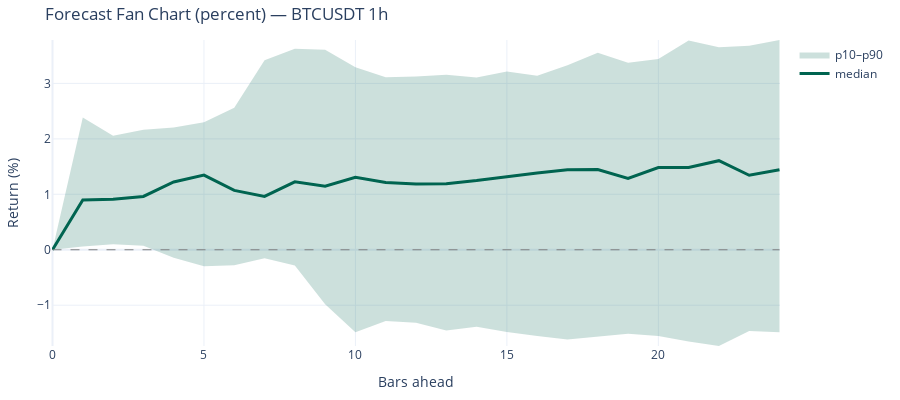

Write notebook code for a chart like this one.
### Markdown cell above
## 2) Analog Search + Percentile Forecast (Fan Chart)

- Top matches table (similarity/corr/rmse)
- Fan chart (p10/median/p90) in percent

### Code cell
search = client.search(
    symbol=SYMBOL,
    interval=INTERVAL,
    q=Q,
    f=F,
    top_k=TOP_K,
    anchor_ts=ANCHOR_TS_MS,
)

matches = search.get("matches", []) or []
forecast = search.get("forecast") or {}
meta = search.get("meta") or {}

print("meta:", {k: meta.get(k) for k in ["symbol", "interval", "queryLength", "forecastHorizon", "lastPrice", "queryWindowEndTs"] if k in meta})

# Matches table
if matches:
    dfm = pd.DataFrame(matches)
    keep = [c for c in ["id", "similarity", "deltaPct", "corr", "rmse", "start", "end"] if c in dfm.columns]
    display(dfm[keep].head(15))
else:
    dfm = pd.DataFrame()
    print("No matches returned (check symbol/interval, service, or filters).")

# Fan chart
median_raw = forecast.get("median")
p10_raw = forecast.get("p10")
p90_raw = forecast.get("p90")

if isinstance(median_raw, list) and isinstance(p10_raw, list) and isinstance(p90_raw, list) and len(median_raw) > 1:
    # Пересчитываем в проценты относительно первой точки
    base = median_raw[0]
    median = [(v - base) / base * 100 for v in median_raw]
    p10 = [(v - base) / base * 100 for v in p10_raw]
    p90 = [(v - base) / base * 100 for v in p90_raw]

    x = np.arange(len(median))
    fig = go.Figure()

    # p10-p90 area
    fig.add_trace(go.Scatter(
        x=np.concatenate([x, x[::-1]]),
        y=np.concatenate([p90, p10[::-1]]),
        fill='toself',
        fillcolor='rgba(0,100,80,0.2)',
        line=dict(color='rgba(255,255,255,0)'),
        hoverinfo="skip",
        showlegend=True,
        name='p10–p90'
    ))

    # Median line
    fig.add_trace(go.Scatter(
        x=x,
        y=median,
        line=dict(color='rgb(0,100,80)', width=3),
        mode='lines',
        name='median'
    ))

    # Zero line
    fig.add_shape(
        type="line", line=dict(color="gray", width=1, dash="dash"),
        x0=0, x1=len(median)-1, y0=0, y1=0
    )

    # Устанавливаем диапазон оси Y от мин до макс
    all_vals = p10 + p90 + median
    fig.update_layout(
        title=f"Forecast Fan Chart (percent) — {SYMBOL} {INTERVAL}",
        xaxis_title="Bars ahead",
        yaxis_title="Return (%)",
        yaxis=dict(range=[min(all_vals), max(all_vals)]),
        template="plotly_white",
        height=400,
        margin=dict(l=20, r=20, t=40, b=20),
    )

    fig.show()
else:
    print("Forecast not available in response (missing forecast.median/p10/p90).")

### Figure 1 — Plotly figure (JSON) as saved in the notebook; plotly's stock layout.template omitted (floating-point values rounded to 4 significant figures)
{"data": [{"fill": "toself", "fillcolor": "rgba(0,100,80,0.2)", "hoverinfo": "skip", "line": {"color": "rgba(255,255,255,0)"}, "name": "p10–p90", "showlegend": true, "type": "scatter", "x": [0, 1, 2, 3, 4, 5, 6, 7, 8, 9, 10, 11, 12, 13, 14, 15, 16, 17, 18, 19, 20, 21, 22, 23, 24, 24, 23, 22, 21, 20, 19, 18, 17, 16, 15, 14, 13, 12, 11, 10, 9, 8, 7, 6, 5, 4, 3, 2, 1, 0], "y": [0.0, 2.385, 2.057, 2.166, 2.203, 2.301, 2.562, 3.417, 3.626, 3.606, 3.291, 3.113, 3.127, 3.157, 3.105, 3.214, 3.137, 3.326, 3.556, 3.374, 3.44, 3.774, 3.653, 3.679, 3.783, -1.49, -1.467, -1.736, -1.655, -1.558, -1.517, -1.563, -1.617, -1.557, -1.484, -1.389, -1.456, -1.319, -1.284, -1.49, -0.9853, -0.2821, -0.1543, -0.2791, -0.2994, -0.1426, 0.07298, 0.09882, 0.06009, 0.0]}, {"line": {"color": "rgb(0,100,80)", "width": 3}, "mode": "lines", "name": "median", "type": "scatter", "x": [0, 1, 2, 3, 4, 5, 6, 7, 8, 9, 10, 11, 12, 13, 14, 15, 16, 17, 18, 19, 20, 21, 22, 23, 24], "y": [0, 0.8964, 0.9118, 0.9621, 1.223, 1.346, 1.07, 0.9628, 1.225, 1.146, 1.307, 1.214, 1.185, 1.192, 1.248, 1.319, 1.385, 1.443, 1.445, 1.288, 1.483, 1.486, 1.606, 1.343, 1.444]}], "layout": {"height": 400, "margin": {"b": 20, "l": 20, "r": 20, "t": 40}, "shapes": [{"line": {"color": "gray", "dash": "dash", "width": 1}, "type": "line", "x0": 0, "x1": 24, "y0": 0, "y1": 0}], "title": {"text": "Forecast Fan Chart (percent) — BTCUSDT 1h"}, "xaxis": {"title": {"text": "Bars ahead"}}, "yaxis": {"range": [-1.736, 3.783], "title": {"text": "Return (%)"}}}}
